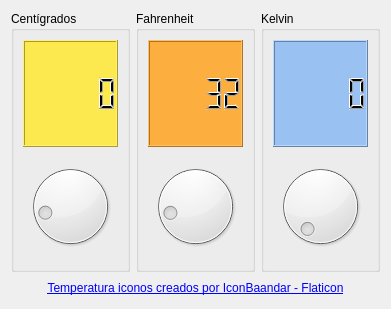
<?xml version="1.0" encoding="UTF-8"?>
<ui version="4.0">
 <class>Conversor</class>
 <widget class="QDialog" name="Conversor">
  <property name="geometry">
   <rect>
    <x>0</x>
    <y>0</y>
    <width>391</width>
    <height>309</height>
   </rect>
  </property>
  <property name="windowTitle">
   <string>Conversor</string>
  </property>
  <property name="windowIcon">
   <iconset resource="resources.qrc">
    <normaloff>:/Resources/ima/modo.png</normaloff>:/Resources/ima/modo.png</iconset>
  </property>
  <layout class="QVBoxLayout" name="verticalLayout_3">
   <item>
    <widget class="QWidget" name="widget" native="true">
     <layout class="QHBoxLayout" name="horizontalLayout">
      <property name="leftMargin">
       <number>0</number>
      </property>
      <property name="topMargin">
       <number>0</number>
      </property>
      <property name="rightMargin">
       <number>0</number>
      </property>
      <property name="bottomMargin">
       <number>0</number>
      </property>
      <item>
       <widget class="QGroupBox" name="groupBox">
        <property name="title">
         <string>Centígrados</string>
        </property>
        <layout class="QVBoxLayout" name="verticalLayout">
         <item>
          <widget class="QLCDNumber" name="outCent">
           <property name="styleSheet">
            <string notr="true">background-color: rgb(252, 233, 79);</string>
           </property>
          </widget>
         </item>
         <item>
          <widget class="QDial" name="inCent">
           <property name="minimum">
            <number>-18</number>
           </property>
          </widget>
         </item>
        </layout>
       </widget>
      </item>
      <item>
       <widget class="QGroupBox" name="groupBox_2">
        <property name="title">
         <string>Fahrenheit</string>
        </property>
        <layout class="QVBoxLayout" name="verticalLayout_2">
         <item>
          <widget class="QLCDNumber" name="outFahr">
           <property name="styleSheet">
            <string notr="true">background-color: rgb(252, 175, 62);</string>
           </property>
           <property name="intValue" stdset="0">
            <number>32</number>
           </property>
          </widget>
         </item>
         <item>
          <widget class="QDial" name="inFahr">
           <property name="maximum">
            <number>210</number>
           </property>
           <property name="value">
            <number>32</number>
           </property>
          </widget>
         </item>
        </layout>
       </widget>
      </item>
      <item>
       <widget class="QGroupBox" name="groupBox_3">
        <property name="title">
         <string>Kelvin</string>
        </property>
        <layout class="QVBoxLayout" name="verticalLayout_4">
         <item>
          <widget class="QLCDNumber" name="lcdNumber">
           <property name="palette">
            <palette>
             <active>
              <colorrole role="Button">
               <brush brushstyle="SolidPattern">
                <color alpha="255">
                 <red>153</red>
                 <green>193</green>
                 <blue>241</blue>
                </color>
               </brush>
              </colorrole>
              <colorrole role="Base">
               <brush brushstyle="SolidPattern">
                <color alpha="255">
                 <red>153</red>
                 <green>193</green>
                 <blue>241</blue>
                </color>
               </brush>
              </colorrole>
              <colorrole role="Window">
               <brush brushstyle="SolidPattern">
                <color alpha="255">
                 <red>153</red>
                 <green>193</green>
                 <blue>241</blue>
                </color>
               </brush>
              </colorrole>
             </active>
             <inactive>
              <colorrole role="Button">
               <brush brushstyle="SolidPattern">
                <color alpha="255">
                 <red>153</red>
                 <green>193</green>
                 <blue>241</blue>
                </color>
               </brush>
              </colorrole>
              <colorrole role="Base">
               <brush brushstyle="SolidPattern">
                <color alpha="255">
                 <red>153</red>
                 <green>193</green>
                 <blue>241</blue>
                </color>
               </brush>
              </colorrole>
              <colorrole role="Window">
               <brush brushstyle="SolidPattern">
                <color alpha="255">
                 <red>153</red>
                 <green>193</green>
                 <blue>241</blue>
                </color>
               </brush>
              </colorrole>
             </inactive>
             <disabled>
              <colorrole role="Button">
               <brush brushstyle="SolidPattern">
                <color alpha="255">
                 <red>153</red>
                 <green>193</green>
                 <blue>241</blue>
                </color>
               </brush>
              </colorrole>
              <colorrole role="Base">
               <brush brushstyle="SolidPattern">
                <color alpha="255">
                 <red>153</red>
                 <green>193</green>
                 <blue>241</blue>
                </color>
               </brush>
              </colorrole>
              <colorrole role="Window">
               <brush brushstyle="SolidPattern">
                <color alpha="255">
                 <red>153</red>
                 <green>193</green>
                 <blue>241</blue>
                </color>
               </brush>
              </colorrole>
             </disabled>
            </palette>
           </property>
           <property name="cursor">
            <cursorShape>ArrowCursor</cursorShape>
           </property>
           <property name="styleSheet">
            <string notr="true">background-color: rgb(153, 193, 241);</string>
           </property>
          </widget>
         </item>
         <item>
          <widget class="QDial" name="dial"/>
         </item>
        </layout>
       </widget>
      </item>
     </layout>
    </widget>
   </item>
   <item>
    <widget class="QLabel" name="label">
     <property name="maximumSize">
      <size>
       <width>16777215</width>
       <height>20</height>
      </size>
     </property>
     <property name="text">
      <string>&lt;a href=&quot;https://www.flaticon.es/iconos-gratis/temperatura&quot; title=&quot;temperatura iconos&quot;&gt;Temperatura iconos creados por IconBaandar - Flaticon&lt;/a&gt;</string>
     </property>
     <property name="alignment">
      <set>Qt::AlignCenter</set>
     </property>
    </widget>
   </item>
  </layout>
 </widget>
 <resources>
  <include location="resources.qrc"/>
 </resources>
 <connections>
  <connection>
   <sender>inCent</sender>
   <signal>valueChanged(int)</signal>
   <receiver>outCent</receiver>
   <slot>display(int)</slot>
   <hints>
    <hint type="sourcelabel">
     <x>78</x>
     <y>182</y>
    </hint>
    <hint type="destinationlabel">
     <x>78</x>
     <y>70</y>
    </hint>
   </hints>
  </connection>
  <connection>
   <sender>inFahr</sender>
   <signal>valueChanged(int)</signal>
   <receiver>outFahr</receiver>
   <slot>display(int)</slot>
   <hints>
    <hint type="sourcelabel">
     <x>222</x>
     <y>182</y>
    </hint>
    <hint type="destinationlabel">
     <x>222</x>
     <y>70</y>
    </hint>
   </hints>
  </connection>
 </connections>
</ui>
